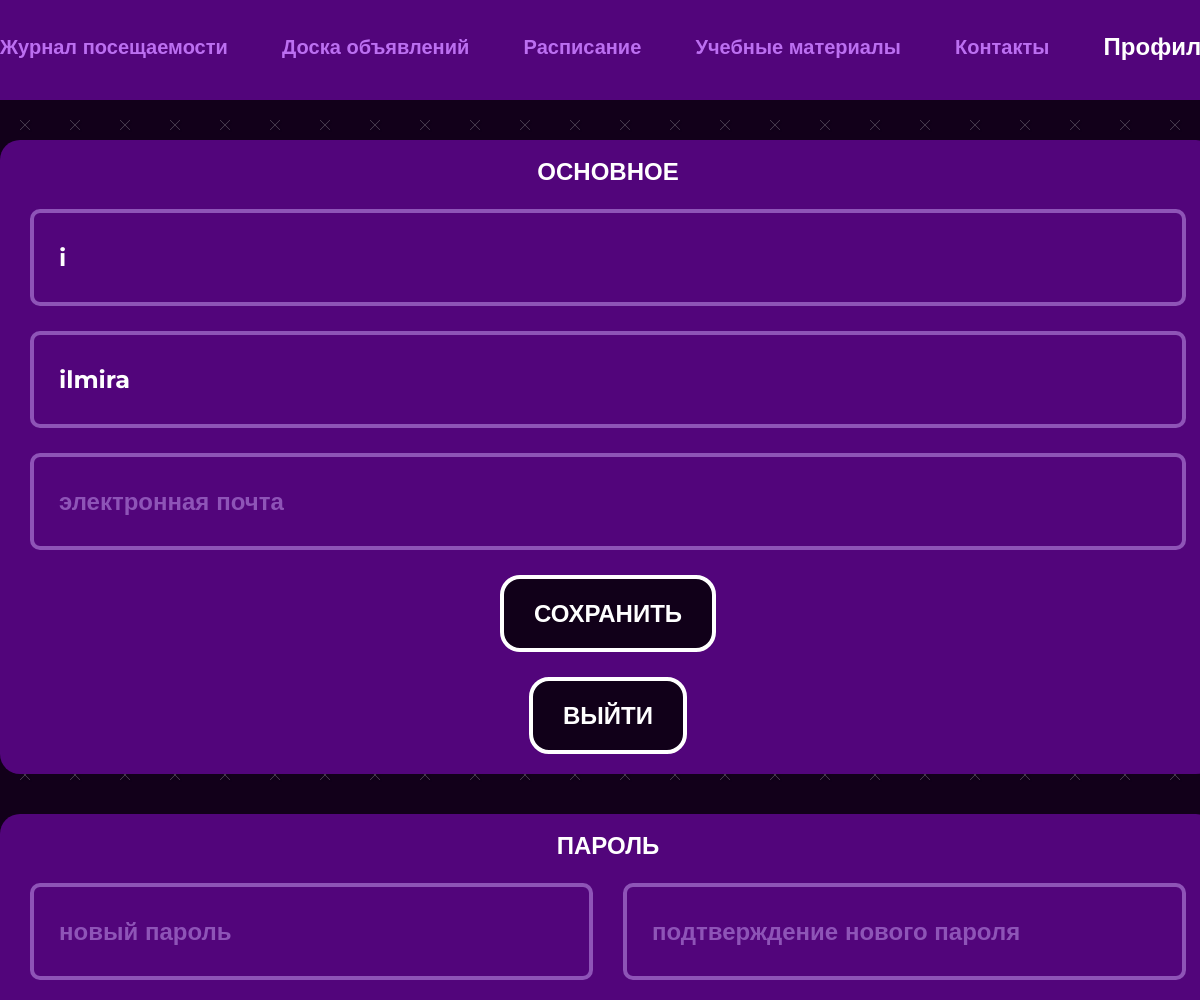
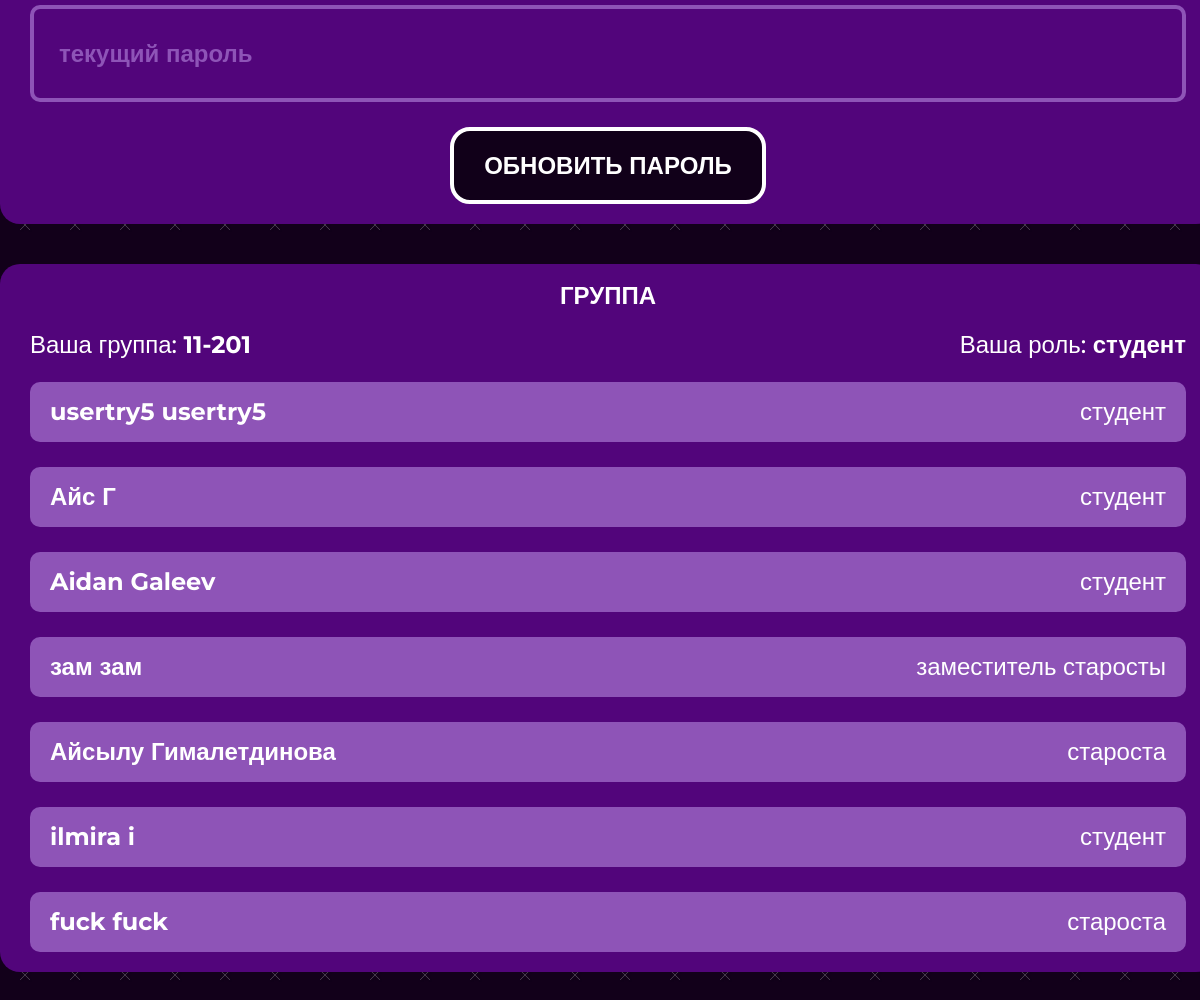
The page /profile (signed in) on the database its author committed (2 pictures, top to bottom).
### main/models.py (models this page shows, shortened)
class Student(models.Model):
    SIMPLE_STUDENT = 0
    STUDENT_WITH_CAPABILITIES = 1
    HEADMAN = 2
    PERMISSION = [
        (SIMPLE_STUDENT, 'Обычный студент'),
        (STUDENT_WITH_CAPABILITIES, 'Студент с дополнительными возможностями'),
        (HEADMAN, 'Староста')
    ]
    IS_APPPROVED = 2
    WAITING = 1
    NOT_APPPROVED = 0
    STATE =[
        (IS_APPPROVED, 'Одобрено'),
        (WAITING, "Ожидание"),
        (NOT_APPPROVED, "Не одобрено")
    ]
    permission = models.SmallIntegerField(choices=PERMISSION, default=SIMPLE_STUDENT)
    room = models.ForeignKey(Room, on_delete=models.CASCADE)
    user = models.OneToOneField(User, on_delete=models.CASCADE)
    state = models.SmallIntegerField(choices=STATE, default=WAITING)

class Room(models.Model):
    code = models.CharField(max_length=10, default=rand, primary_key=True)
    name = models.CharField(max_length=10)
    def __str__(self):
        return self.name

### main/views.py (the view, shortened to what this page needs)
# urls.py: path('profile', views.profile, name='profile'),
@login_required()
def profile(request):
    cur_student = get_student(request)
    STATUS = {
        0: 'студент',
        1: 'заместитель старосты',
        2: 'староста'
    }
    group = Student.objects.filter(room=cur_student.room)
    room_name = cur_student.room.name
    contex = {
        'navbar': 'profile',
        'cur_student': cur_student,
        'perm': cur_student.permission,
        'status': STATUS.get(cur_student.permission),
        'group': group,
        'room_name': room_name,
        'STATUS': STATUS
    }
    return render(request, "main/profile.html", context=contex)

### main/views.py (called while the page is built)
@register.filter
def get_item(dict, key):
    return dict.get(key)

def get_student(request):
    return Student.objects.get(user=request.user)

### main/templates/main/profile.html (shortened to what this page needs)
{% extends 'main/base.html' %}
{% load static %}
{% block content %}
  <div class="container">
    <div class="profile__container">
      <div class="profile__box">
        <h4 class="profile__title">
          ОСНОВНОЕ
        </h4>
        <form class="profile__form" action="" method="post">
          <input type="text" class="profile__input input" name="lastname" placeholder="фамилия" value="{{ user.last_name }}">
          <input type="text" class="profile__input input" name="firstname" placeholder="имя" value="{{ user.first_name }}">
          <input type="text" class="profile__input input" name="email" placeholder="электронная почта" value="{{ user.email }}">
          <input type="submit" class="btn" name = 'save' value="СОХРАНИТЬ">
          <form method="post">
            <input type="submit" class="btn" name = 'exit' value="ВЫЙТИ" >
          </form>
        </form>
      </div>
      <div class="profile__box">
        <h4 class="profile__title">
          ПАРОЛЬ
        </h4>
        <form class="profile__form" action="" method="post">
          <div class="profile__new-password">
            <label class="password__label" name="password">
              <input type="password" class="input password profile__password" name='password1' placeholder="новый пароль">
            </label>
            <label class="password__label" name="password">
              <input type="password" class="input password profile__password" name='password2' placeholder="подтверждение нового пароля">
            </label>
          </div>
          <label class="password__label" name="pass">
            <input type="password" class="input password profile__input" name='pass' placeholder="текущий пароль">
          </label>
          <input type="submit" class="btn" name='newpass' value="ОБНОВИТЬ ПАРОЛЬ">
        </form>
      </div>
      <div class="profile__box">
        <h4 class="profile__title">
          ГРУППА
        </h4>
        <div class="profile__group">
          <p class="profile__group-text">Ваша группа: <strong>{{ cur_student.room }}</strong></p>
          <p class="profile__group-text">Ваша роль: <strong>{{ status }}</strong></p>
        </div>
        {% for student in group %}
        <form class="profile__person" action="" method="post">
          <p class="profile__person-name">
            {{ student.user.first_name }} {{ student.user.last_name }}
          </p>
          <p class="profile__person-status">
            {{STATUS|get_item:student.permission}}
          </p>
        </form>
        {% endfor %}
      </div>
    </div>
  </div>
{% endblock content %}

### main/static/main/css/main.css (style rules this page uses)
* { padding: 0; margin: 0; border: 0; }
*, *:before, *:after { -webkit-box-sizing: border-box; box-sizing: border-box; }
html, body { width: 100%; line-height: 1; font-size: 16px; -ms-text-size-adjust: 100%; -moz-text-size-adjust: 100%; -webkit-text-size-adjust: 100%; }
input, button, textarea { font-family: inherit; }
h1, h2, h3, h4, h5, h6, a { font-size: inherit; }
body { font-family: "Montserrat", sans-serif; background: url("./img/bg.jpg"); background-size: 50px; }
.input { color: #fff; font-weight: 700; font-size: 24px; width: 500px; padding: 30px 25px; border: 4px solid #8E54B7; border-radius: 10px; background-color: transparent; -webkit-transition: all 0.3s; transition: all 0.3s; }
.input::placeholder { color: #8E54B7; font-weight: 700; font-size: 24px; }
.btn { display: inline-block; padding: 20px 30px; background-color: #110019; border: 4px solid #FFFFFF; border-radius: 20px; font-weight: 700; font-size: 24px; color: #FFFFFF; -webkit-transition: all 0.5s; transition: all 0.5s; cursor: pointer; }
.password { padding-right: 40px; }
.password__label { position: relative; }
.container { width: 1216px; margin: 0 auto; }
.profile__container { display: -webkit-box; display: -ms-flexbox; display: flex; -webkit-box-orient: vertical; -webkit-box-direction: normal; -ms-flex-direction: column; flex-direction: column; gap: 40px; }
.profile__box { background: #52057B; border-radius: 20px; width: 1216px; padding: 20px 30px; display: -webkit-box; display: -ms-flexbox; display: flex; -webkit-box-orient: vertical; -webkit-box-direction: normal; -ms-flex-direction: column; flex-direction: column; -webkit-box-align: center; -ms-flex-align: center; align-items: center; gap: 25px; }
.profile__form { display: -webkit-box; display: -ms-flexbox; display: flex; -webkit-box-orient: vertical; -webkit-box-direction: normal; -ms-flex-direction: column; flex-direction: column; -webkit-box-align: center; -ms-flex-align: center; align-items: center; gap: 25px; }
.profile__title { font-weight: 700; font-size: 24px; color: #FFFFFF; }
.profile__input { width: 1156px; }
.profile__new-password { display: -webkit-box; display: -ms-flexbox; display: flex; -webkit-box-pack: justify; -ms-flex-pack: justify; justify-content: space-between; width: 100%; }
.profile__password { width: 563px; }
.profile__group { width: 100%; display: -webkit-box; display: -ms-flexbox; display: flex; -webkit-box-pack: justify; -ms-flex-pack: justify; justify-content: space-between; }
.profile__group-text { font-weight: 500; font-size: 24px; color: #FFFFFF; }
.profile__person { background: #8E54B7; border-radius: 10px; width: 1156px; padding: 10px 20px; display: -webkit-box; display: -ms-flexbox; display: flex; -webkit-box-pack: justify; -ms-flex-pack: justify; justify-content: space-between; -webkit-box-align: center; -ms-flex-align: center; align-items: center; height: 60px; overflow: hidden; -webkit-transition: all 1s; transition: all 1s; }
.profile__person-name { font-weight: 700; font-size: 24px; color: #FFFFFF; }
.profile__person-status { font-weight: 500; font-size: 24px; color: #FFFFFF; }

### rows shown on the page
Student: room "11-201", user.first_name "ilmira", user.last_name "i", permission "студент"
Student: user.first_name "usertry5", user.last_name "usertry5", permission "студент"
Student: user.first_name "Айс", user.last_name "Г", permission "студент"
Student: user.first_name "Aidan", user.last_name "Galeev", permission "студент"
Student: user.first_name "зам", user.last_name "зам", permission "заместитель старосты"
Student: user.first_name "Айсылу", user.last_name "Гималетдинова", permission "староста"
Student: user.first_name "fuck", user.last_name "fuck", permission "староста"

### other values the page prints
{{ status }} "студент"
